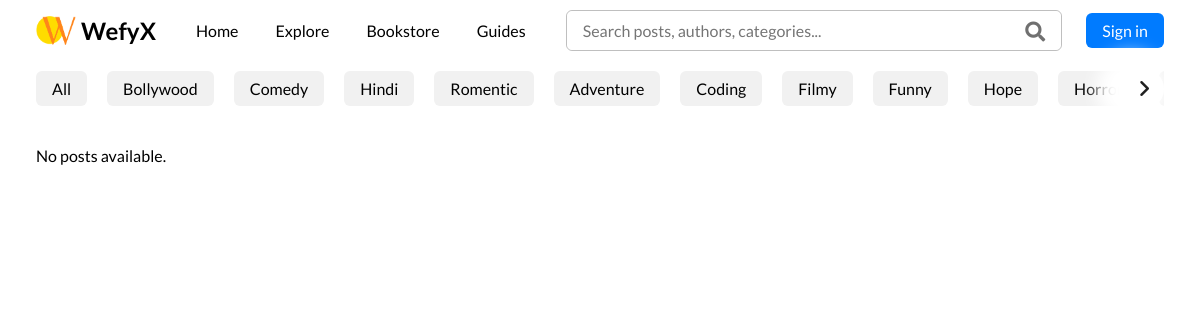
Before: /category/science with the older database file.
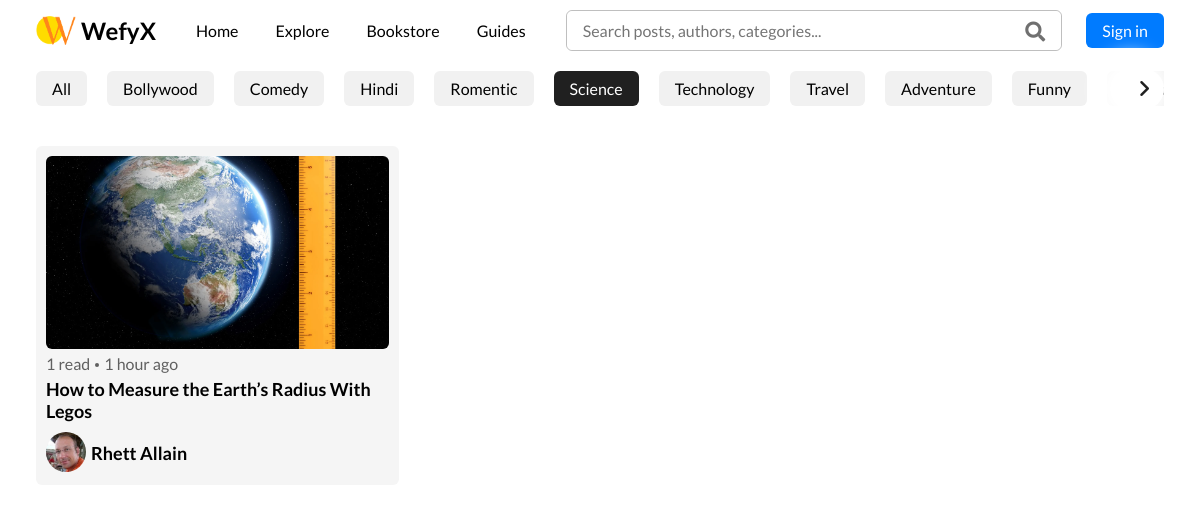
After: the same page with the newer database file.
### HOME/models.py (models this page shows, shortened)
class Category(models.Model):
    cat_name = models.CharField(max_length=100, unique=True)
    cat_slug = AutoSlugField(populate_from="cat_name", unique=True)

class Post(models.Model):  # Renamed from PostList
    post_category = models.ForeignKey(
        Category,
        on_delete=models.SET_NULL,
        null=True,
        blank=True,
        related_name='posts'
    )
    post_title = models.CharField(max_length=150)
    description = HTMLField()  # This will render TinyMCE in Django admin
    image = models.ImageField(upload_to='blog_images/')
    read_count = models.PositiveIntegerField(default=0)
    created_at = models.DateTimeField(auto_now_add=True, db_index=True)      #published
    post_slug = AutoSlugField(populate_from="post_title", unique=True)
    author = models.ForeignKey(settings.AUTH_USER_MODEL, on_delete=models.CASCADE, related_name='posts', null=True, blank=True)
    @property
    def time_since_posted(self):
        now = timezone.now()
        diff = now - self.created_at
        seconds = diff.total_seconds()
        minutes = int(seconds // 60)
        hours = int(minutes // 60)
        days = diff.days
        weeks = days // 7
        months = days // 30
        years = days // 365
        if seconds < 60:
            return "just now"
        elif minutes < 60:
            return f"{minutes} minute{'s' if minutes != 1 else ''} ago"
        elif hours < 24:
            return f"{hours} hour{'s' if hours != 1 else ''} ago"
        elif days < 7:
            return f"{days} day{'s' if days != 1 else ''} ago"
        elif weeks < 5:
            return f"{weeks} week{'s' if weeks != 1 else ''} ago"
        elif months < 12:
            return f"{months} month{'s' if months != 1 else ''} ago"
        else:
            return f"{years} year{'s' if years != 1 else ''} ago"
    class Meta:
        ordering = ['-created_at']  # Default ordering: newest posts first

### accounts/models.py (models this page shows, shortened)
class CustomUser(AbstractUser):
    bio = models.TextField(blank=True, null=True)
    profile_picture = models.ImageField(upload_to='profile_pics/', blank=True, null=True)
    location = models.CharField(max_length=100, blank=True, null=True)
    email = models.EmailField(blank=True, null=True, unique=False)
    followers = models.ManyToManyField(
        'self',
        symmetrical=False,
        related_name='following',
        blank=True
    )

### HOME/views.py (the view)
# urls.py: path('category/<slug:slug>', views.posts_by_category, name='posts_by_category'),
def posts_by_category(request, slug):
    post_category = get_object_or_404(Category, cat_slug=slug)
    posts = Post.objects.filter(post_category=post_category) \
        .select_related('post_category') \
        .order_by('-created_at')
    categories = Category.objects.all().order_by('cat_name')
    return render(request, 'home.html', {
        'user_post': posts,
        'categories': categories,
        'current_category': post_category
    })

### templates/home.html (shortened to what this page needs)
{% extends "base.html" %}
{% load static %}
{% block category %}
<div class="category">
    <div class="category-scroller" id="scroller">
        <a href="{% url 'home' %}">
            <button class="btn {% if not current_category %}active{% endif %}" data-name="all">All</button>
        </a>
        {% for category in categories %}
        <a href="{% url 'posts_by_category' category.cat_slug %}">
            <button
                class="btn {% if current_category and current_category.cat_slug == category.cat_slug %}active{% endif %}"
                data-name="{{ category.cat_slug }}">
                {{ category.cat_name }}
            </button>
        </a>
        {% endfor %}
    </div>
    <button class="scroll-button right" id="scrollRightButton"><i class="fa-solid fa-angle-right"></i></button>
</div>
{% endblock %}
{% block content %}
<div class="card-section">
    <div class="card-list">
        {% for post in user_post %}
        <div class="card" data-name="{{ post.post_category.cat_slug|default:'' }}"
            onclick="window.location.href='{% url 'post_detail' post.post_slug %}'"
            aria-label="Read post titled {{ post.post_title|default:'this post' }}">
            <img src="{{ post.image.url|default:'' }}" alt="{{ post.post_title|default:'Post image' }}" loading="lazy">
            <div class="read--time">
                <span>{{ post.read_count|default:0 }} read</span>
                <div class="dot" aria-hidden="true"></div>
                <span>{{ post.time_since_posted|default:'' }}</span>
            </div>
            <h2>{{ post.post_title|default:'Untitled' }}</h2>
            <div class="creater-profile">
                <a href="{% url 'profile_detail' post.author.username %}">
                    {% if post.author.profile_picture %}
                    <img src="{{ post.author.profile_picture.url }}" alt="{{ post.author.username }}'s Profile Picture">
                    {% else %}
                    <img src="{% static 'images/user.png' %}" alt="Default Profile Picture">
                    {% endif %}
                </a>
                <a href="{% url 'profile_detail' post.author.username %}">
                    <h2 id="profile-name">{{ post.author.username}}</h2>
                </a>
            </div>
        </div>
        {% empty %}
        <p>No posts available.</p>
        {% endfor %}
    </div>
</div>
{% endblock %}

Changed rows visible on the page:
removed Category: cat_name "Coding"
removed Category: cat_name "Filmy"
removed Category: cat_name "Hope"
no longer on this page (row unchanged): Category: cat_name "Horror"
now on this page (row edited): Category: cat_name "Science", cat_slug "science" (drawn)
now on this page (row edited): Category: cat_name "Technology"
added Category: cat_name "Travel"
added Post: image (picture), read_count "1", time_since_posted "1 hour ago", post_title "How to Measure the Earth’s Radius With Legos", author.profile_picture (picture), author.username "Rhett Allain"
Other visible differences:
text no longer shown: "No posts available."
